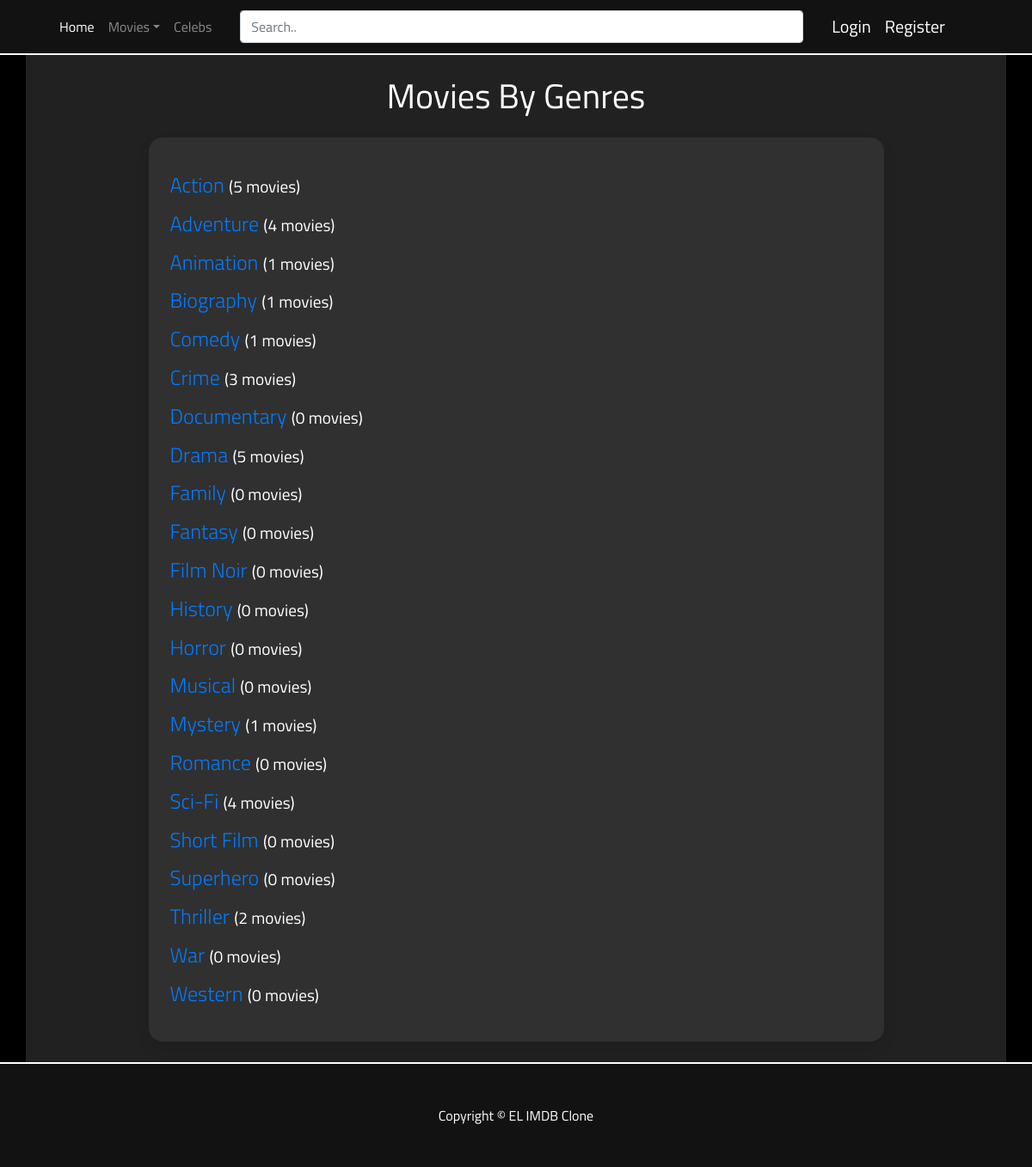
Page /movies/genre/ on the committed database.
### movies/models.py (models this page shows, shortened)
class Genre(models.Model):
    date_added = models.DateTimeField('Added Date', auto_now_add=True)
    name = models.CharField(max_length=50, unique=True)
    slug = models.SlugField(max_length=55, unique=True)
    content = models.CharField(max_length=250, blank=True, null=True)
    class Meta:
        ordering = ('name',)

### movies/views.py (the view)
# urls.py: path('genre/', views.GenreIndexView.as_view(), name='genre_home'),
class GenreIndexView(ListView):
    template_name = 'movies/index-genre.html'
    queryset = genre_model.objects.prefetch_related('movies')

### movies/templates/movies/index-genre.html (shortened to what this page needs)
{% extends 'base.html' %}
{% block title %}Movies By Genres{% endblock %}
{% block content %}
<div class="card card-signin mb-4" style="background-color: #303030;">
    <div class="card-body" style="background-color: #303030; padding: 25px; border-radius: 20px;">
        {% for genre in object_list %}
            <h6 class="card-title">
            <a href="{% url 'movies:movies_by_genre' genre.slug %}">{{ genre.name }}</a>
            <small>({{ genre.movies.count }} movies)</small>
            </h6>
        {% endfor %}
    </div>
</div>
{% endblock %}

### templates/base.html (shortened to what this page needs)
{% load static %}<!DOCTYPE html>
<html lang="en">
<head>
  <link href="{% static 'vendor/bootstrap/css/bootstrap.min.css' %}" rel="stylesheet">
  <link href="{% static 'css/blog-home.css' %}" rel="stylesheet">
</head>
<body style="background-color: black; color: white;">
{% include 'partial-navigation-top.html' %}
  <div class="middle-wrapper container">
    <div class="row" style="background-color: #212121;">
      <div style="width: 75%; margin-left: 12.5%;">
        <h1 class="my-4" style="text-align: center;">{% block title %}EL  IMDB Clone{% endblock %}</h1>
        {% block content %}
        {% endblock %}
      </div>
    </div>
  </div>
  <footer class="py-5" style="background-color: #121212; border-top: 2px white solid;">
    <div class="container">
      <p class="m-0 text-center text-white">Copyright &copy; EL IMDB Clone </p>
    </div>
  </footer>
</body>
</html>

### templates/partial-navigation-top.html (shortened to what this page needs)
<nav class="navbar navbar-expand-lg navbar-dark" style="background-color: #121212; color: white; border-bottom: 2px white solid;">
  <div class="container">
    <div class="collapse navbar-collapse" id="navbarscol">
      <ul class="navbar-nav" style="margin-right: 25px;">
        <li class="nav-item active">
          <a class="nav-link" href="{% url 'index' %}">Home <span class="sr-only">(current)</span></a>
        </li>
        <li class="nav-item dropdown">
          <a class="nav-link dropdown-toggle" href="#" id="dropdown07" data-toggle="dropdown" aria-haspopup="true" aria-expanded="false">Movies</a>
        </li>
        <li class="nav-item">
          <a class="nav-link" href="{% url 'celebs:home' %}">Celebs</a>
        </li>
      </ul>
      <form class="form-inline" action="{% url 'search' %}" style="width: 100%; margin-right: 25px;">
        <div class="form-group" style="width: 100%;">
          <input name="q" class="form-control" type="text" placeholder="Search.." style="width: 100%;" aria-label="Search">
        </div>
      </form>
      <ul class="navbar-nav mr-sm-5">
        {% if user.is_authenticated %}
        <li class="nav-item dropdown">
          <a class="nav-link dropdown-toggle" href="#" id="dropdown07" data-toggle="dropdown" aria-haspopup="true" aria-expanded="false" style="font-size: 20px; color: white;"><i class="fas fa-user" style="color: white; font-size: 25px; padding-right: 10px;"></i>{{ user.username }}</a>
          <div class="dropdown-menu" aria-labelledby="dropdown07">
            <a class="dropdown-item" href="{% url 'users:profile' %}">View Profile</a>
            <a class="dropdown-item" href="{% url 'users:logout' %}">Logout</a>
          </div>
        </li>
        {% else %}
        <li class="nav-item">
          <a class="nav-link" href="{% url 'users:login' %}" style="font-size: 20px; color: white;">Login</a>
        </li>
        <li class="nav-item">
            <a class="nav-link" href="{% url 'users:register' %}" style="font-size: 20px; color: white;">Register</a>
        </li>
        {% endif %}
      </ul>
    </div>
  </div>
</nav>

### static/css/blog-home.css (style rules this page uses)
:root { --input-padding-x: 1.5rem; --input-padding-y: .75rem; }
body { font-family: 'Titillium Web', sans-serif; }
.middle-wrapper { background: #fefefe; border: 1; box-shadow: 0 1.5rem 2rem 0 rgba(0, 0, 0, 0.1); }
.card-signin { margin: 1rem 0; border: 0; border-radius: 1rem; box-shadow: 0 0.5rem 1rem 0 rgba(0, 0, 0, 0.1); }
.card-signin .card-title { margin-bottom: 1rem; margin-top: 1rem; font-weight: 300; font-size: 1.5rem; }
.card-signin .card-body { padding: 0 2rem 2rem; }

### rows in the picture
Genre: name "Action", movies.count "5"
Genre: name "Adventure", movies.count "4"
Genre: name "Animation", movies.count "1"
Genre: name "Biography", movies.count "1"
Genre: name "Comedy", movies.count "1"
Genre: name "Crime", movies.count "3"
Genre: name "Documentary", movies.count "0"
Genre: name "Drama", movies.count "5"
Genre: name "Family", movies.count "0"
Genre: name "Fantasy", movies.count "0"
Genre: name "Film Noir", movies.count "0"
Genre: name "History", movies.count "0"
Genre: name "Horror", movies.count "0"
Genre: name "Musical", movies.count "0"
Genre: name "Mystery", movies.count "1"
Genre: name "Romance", movies.count "0"
Genre: name "Sci-Fi", movies.count "4"
Genre: name "Short Film", movies.count "0"
Genre: name "Superhero", movies.count "0"
Genre: name "Thriller", movies.count "2"
Genre: name "War", movies.count "0"
Genre: name "Western", movies.count "0"
